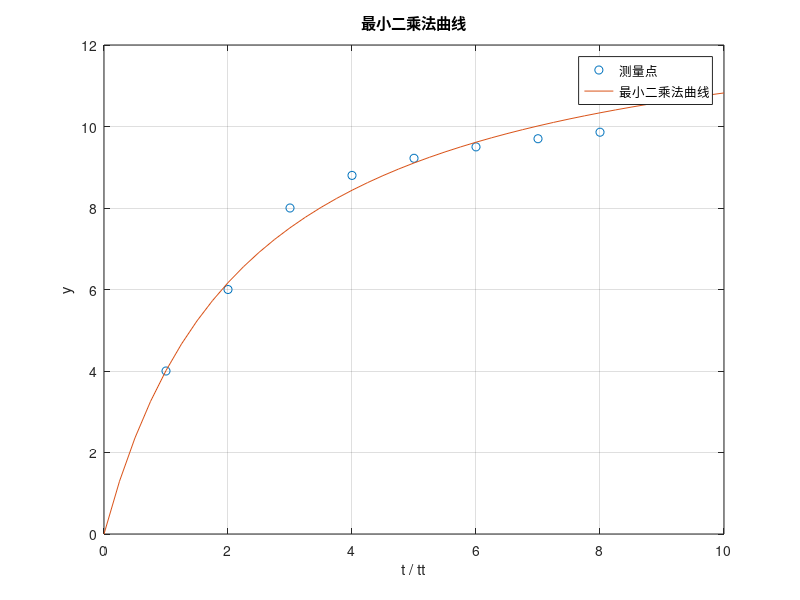

MATLAB code for this plot:
clear;clc;
%对式子预处理为v=a*u+b, v=1/y, u=1/t
t = 1:1:8; %测量点横坐标
y = [4.00, 6.00, 8.00, 8.80, 9.22, 9.50, 9.70, 9.86]; %测量点纵坐标
t_hat = [0.3, 2.5, 4.1, 5.3, 7.6, 8.2]; %预测点横坐标
fx = @(x,a,b) x.*(a.*x + b).^(-1); %匿名函数
[m, n]=size(t);
u = t(:).^(-1);
v = y(:).^(-1);
A = ones(n,2);
A(:,1) = u;
a = (A'* A) \ (A'* v);
b = a(1); %指数a
a = a(2); %系数c
y_hat = fx(t_hat,a,b);
disp('对应的y值为');
disp(y_hat);

tt = 0:.25:10;
yy = fx(tt,a,b);
plot(t,y,'o',tt,yy);
legend('测量点','最小二乘法曲线');
xlabel('t / tt');
ylabel('y');
title('最小二乘法曲线');
grid on
